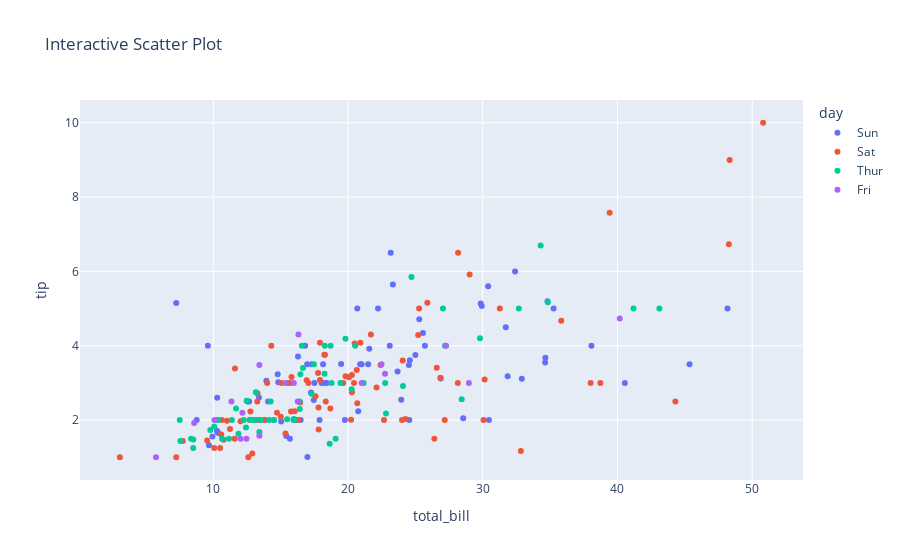

The code cell stored with this chart in its notebook:
### Code cell
# To Do
# Interactive Scatter Plot using tips datasets
tips = pd.read_csv('tips.csv')
fig = px.scatter(tips, x='total_bill', y='tip', color='day', title='Interactive Scatter Plot')
fig.show()
